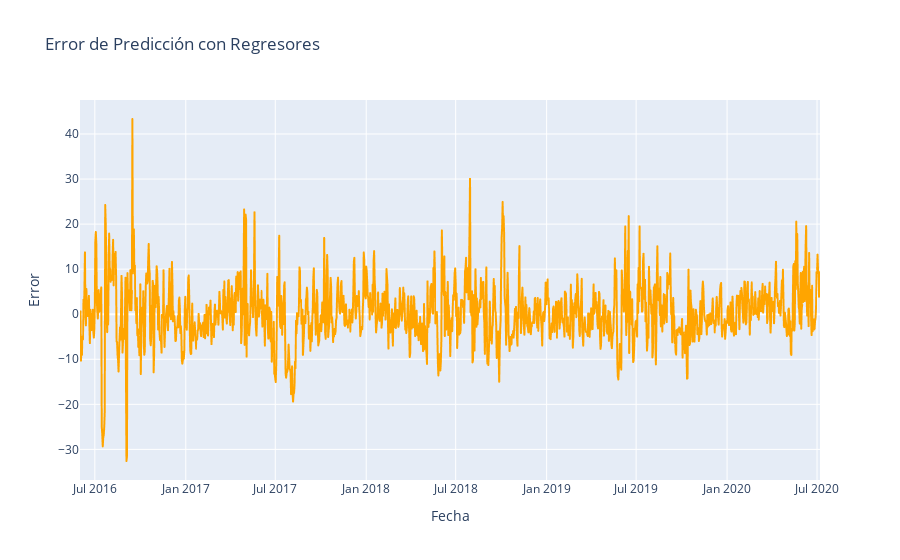

The notebook cell this image was saved under:
### Code cell
# 3. MAE con regresores
y_train_true = train_prophet['y'].values
y_train_pred = forecast_reg.loc[:len(train_prophet)-1, 'yhat'].values

y_test_true = test_prophet['y'].values
y_test_pred = forecast_reg.loc[len(train_prophet):, 'yhat'].values

mae_train = mean_absolute_error(y_train_true, y_train_pred)
mae_test = mean_absolute_error(y_test_true, y_test_pred)

print(f'MAE Train (con regresores): {mae_train:.2f} kWh')
print(f'MAE Test (con regresores): {mae_test:.2f} kWh')

# 4. Graficar errores con regresores
df_all_reg = pd.concat([train_prophet, test_prophet], axis=0).reset_index(drop=True)
df_all_reg['yhat'] = forecast_reg['yhat']
df_all_reg['error'] = df_all_reg['y'] - df_all_reg['yhat']

# Gráfico del error
fig_error = px.line(df_all_reg, x='ds', y='error', title='Error de Predicción con Regresores', labels={'ds': 'Fecha', 'error': 'Error'})
fig_error.update_traces(line_color='orange')
fig_error.show()

### Figure 1 — Plotly figure (JSON) as saved in the notebook; plotly's stock layout.template omitted (floating-point values rounded to 4 significant figures; data arrays with more than 128 entries replaced by an {"elided": "..."} marker saying what was removed)
{"data": [{"hovertemplate": "Fecha=%{x}<br>Error=%{y}<extra></extra>", "legendgroup": "", "line": {"color": "orange", "dash": "solid"}, "marker": {"symbol": "circle"}, "mode": "lines", "name": "", "showlegend": false, "type": "scattergl", "x": {"elided": "1498 str values"}, "xaxis": "x", "y": {"elided": "1498 float values"}, "yaxis": "y"}], "layout": {"legend": {"tracegroupgap": 0}, "title": {"text": "Error de Predicción con Regresores"}, "xaxis": {"anchor": "y", "domain": [0, 1], "title": {"text": "Fecha"}}, "yaxis": {"anchor": "x", "domain": [0, 1], "title": {"text": "Error"}}}}
